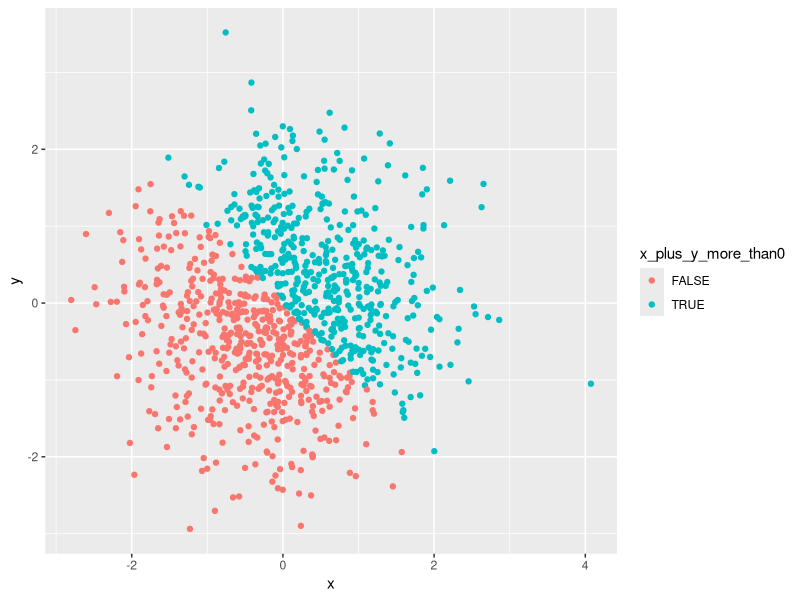
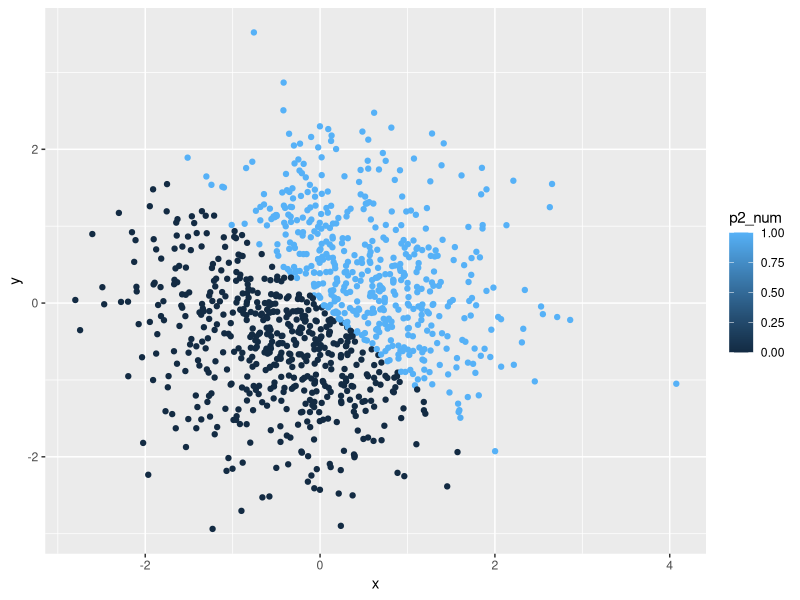
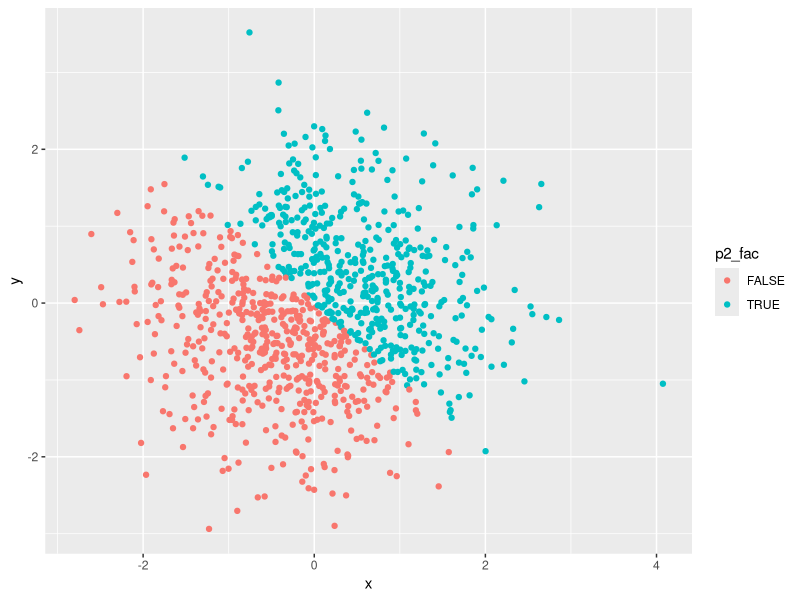
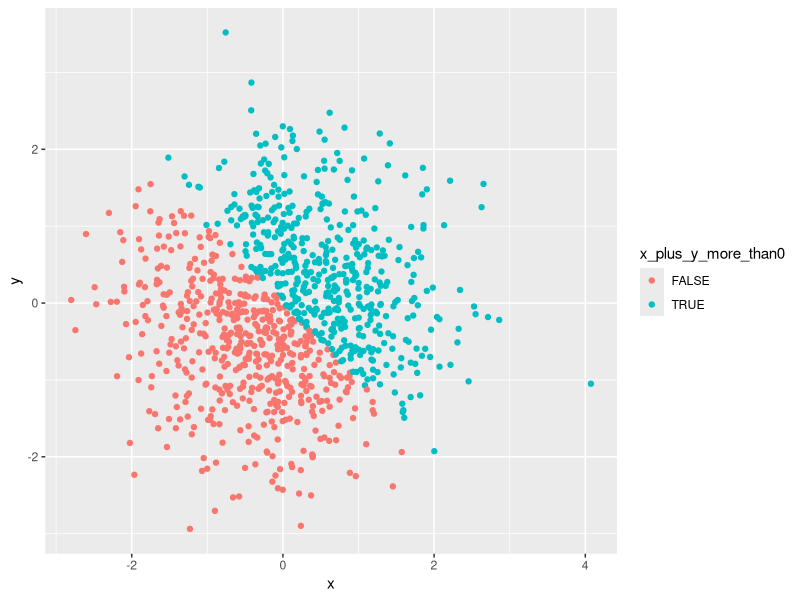

Write the R code that produced these figures, in order.
## ---- chunk 1
library(tidyverse)
## ---- chunk 2
dataframe = tibble(
  sample = runif(10, min = 0, max = 5),
  morethan2 = c(sample[1:10] > 2),
  p1_cha = c('JohnyDepp','AlanRickman','Eddie','Benedict','Watson','f','g','h','i','SeverusSnape'),
  p1_fac = factor(c('A','A','C','C','A','B','B','E','E','A'))
)
mean(dataframe$sample)
mean(dataframe$morethan2)
mean(dataframe$p1_cha)
mean(dataframe$p1_fac)
## ---- chunk 3
tmp1 = as.factor(dataframe$p1_cha)
tmp1
as.numeric(tmp1)

tmp2 = as.character(dataframe$p1_fac)
tmp2
as.numeric(tmp2)
## ---- chunk 4
norm_distri = tibble(
  x = rnorm(1000),
  y = rnorm(1000),
  x_plus_y_more_than0 = c(x[1:1000] + y[1:1000] > 0 ),
  p2_num = as.numeric(x_plus_y_more_than0),
  p2_fac = as.factor(x_plus_y_more_than0)
)
## ---- chunk 5
ggplot(norm_distri, aes(x = x, y = y, color = x_plus_y_more_than0)) + geom_point()
ggsave("hw1_p2_scatter_plot.pdf")
## ---- chunk 6
ggplot(norm_distri, aes(x = x, y = y, color = p2_num)) + geom_point()
## ---- chunk 7
ggplot(norm_distri, aes(x = x, y = y, color = p2_fac)) + geom_point()
